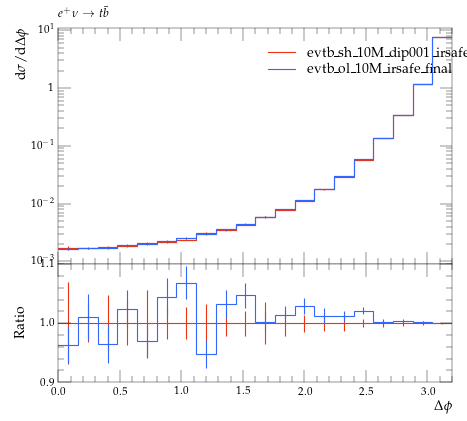

Write the Python code that produced this figure.
#! /usr/bin/env python

# This Python script was auto-generated using YODA v2.0.0.
# Analysis object: /evtb/cutEg_tjb_dphi
# Timestamp: 16-04-2024 (14:02:27)

import matplotlib as mpl
import matplotlib.pyplot as plt
mpl.use('Agg') # comment out for interactive use
import os
import numpy as np

plotDir = os.path.split(os.path.realpath(__file__))[0]
if 'YODA_USER_PLOT_PATH' in globals():
    plot_outdir = globals()['YODA_USER_PLOT_PATH']
else:
    plot_outdir = plotDir

#plot style
plt.style.use(os.path.join(plotDir, '../default.mplstyle'))
# plot metadata
figW, figH = plt.rcParams['figure.figsize']
ax_xLabel = r'$\Delta\phi$'
ax_yLabel = r'$\mathrm{d}\sigma / \mathrm{d} \Delta\phi$ '
ax_title  = r'$e^+ \nu \to t \bar b$'
ax_xScale = 'linear'
ax_yScale = 'log'
xLims = (0.0, 3.2)
yLims = (0.0009000000000000001, 11.0)

# TeX-friendly labels for the legend
labels = [ r"evtb\_sh\_10M\_dip001\_irsafe\_final", r"evtb\_ol\_10M\_irsafe\_final" ]

# Create figure and axis objects
fig, (ax, ratio0_ax) = plt.subplots(2, 1, sharex=True,
                  figsize=(figW,figH), gridspec_kw={'height_ratios': (2, 1)})
ratio0_ax.yaxis.set_major_locator(mpl.ticker.MultipleLocator(0.1))
ratio0_ax.set_ylim(0.9, 1.1)
ratio0_ax.set_ylabel('Ratio')

# LineColor map: curve index -> color
linecolors = {0: '#EE3311', 1: '#3366FF'}
# the numerical data is stored in a separate file
dataf = dict()
prefix = os.path.split(__file__)[0]
if prefix:    prefix = prefix + '/'
exec(open(prefix+'cutEg_tjb_dphi__data.py').read(), dataf)


legend_handles = [] # keep track of handles for the legend

# style options for curves
# starts at zorder>=5 to draw curve on top of legend
styles = {
  'curve0': {
    'color' : linecolors[0],
    'linestyle' : '-',
    'marker' : 'o',
    'zorder' : 5,
    'histstyle' : True,
  },
  'curve1': {
    'color' : linecolors[1],
    'linestyle' : '-',
    'marker' : 'o',
    'zorder' : 6,
    'histstyle' : True,
  },
}
# curve from input yoda files in main panel
for label in dataf['yvals'].keys():
    if all(np.isnan(v) for v in dataf['yvals'][label]):
        continue
    tmp = None
    if styles[label]['histstyle']: # draw as histogram
        tmp, = ax.plot(dataf['xedges'], dataf['yedges'][label],
                       color=styles[label]['color'],
                       linestyle=styles[label]['linestyle'],
                       drawstyle='steps-pre', solid_joinstyle='miter',
                       zorder=styles[label]['zorder'], label=label)
        ax.errorbar(dataf['xpoints'], dataf['yvals'][label], color=styles[label]['color'],
                    xerr=dataf['xerrs'], yerr=[dataf['ydowns'][label], dataf['yups'][label]],
                    linestyle='none', zorder=styles[label]['zorder'])
    else: # draw as scatter
        tmp = ax.errorbar(dataf['xpoints'], dataf['yvals'][label],
                          xerr=dataf['xerrs'],
                          yerr=[ dataf['ydowns'][label],
                          dataf['yups'][label] ],
                          fmt=styles[label]['marker'],
                          ecolor=styles[label]['color'],
                          color=styles[label]['color'], zorder=2)
        tmp[-1][0].set_linestyle(styles[label]['linestyle'])
    legend_handles += [tmp]
    for varLabel in dataf['variation_yvals'].keys():
        if varLabel.startswith(label):
            tmp, = ax.plot(dataf['xedges'], dataf['variation_yvals'][varLabel],
                           color=styles[label]['color'],
                           linestyle=styles[label]['linestyle'],
                           drawstyle='steps-pre', solid_joinstyle='miter',
                           zorder=styles[label]['zorder'], alpha=0.5)


# plots on ratio panel
# curve from input yoda files in ratio panel
for label, yvals in dataf['ratio0_yvals'].items():
    if all(np.isnan(v) for v in yvals):
        continue
    if styles[label]['histstyle']: # plot as histogram
        ratio0_ax.plot(dataf['xedges'], yvals,
                       color=styles[label]['color'],
                       linestyle=styles[label]['linestyle'],
                       drawstyle='steps-pre', zorder=1,
                       solid_joinstyle='miter')
        ratio0_ax.vlines(dataf['xpoints'],
                         dataf['ratio0_ymin'][label],
                         dataf['ratio0_ymax'][label],
                         color=styles[label]['color'], zorder=1)
    else: # plot as scatter
        tmp = ratio0_ax.errorbar(dataf['xpoints'],
                                 yvals, xerr=dataf['xerrs'],
                                 yerr=dataf['ratio0_yerrs'][label],
                                 fmt=styles[label]['marker'],
                                 ecolor=styles[label]['color'],
                                 color=styles[label]['color'])
        tmp[-1][0].set_linestyle(styles[label]['linestyle'])

    for varlabel in dataf['ratio0_variation_vals'].keys():
        if varlabel.startswith(label):
            ratio0_ax.plot(dataf['xedges'],
                            dataf['ratio0_variation_vals'][varlabel],
                            color=styles[label]['color'],
                            linestyle=styles[label]['linestyle'],
                            drawstyle='steps-pre', solid_joinstyle='miter',
                            zorder=1, alpha=0.5)

legend_pos = (0.5, 0.97)
ax.legend(legend_handles, labels, loc='upper left', bbox_to_anchor=legend_pos)

# set plot metadata as defined above
ratio0_ax.set_xlabel(ax_xLabel)
ratio0_ax.xaxis.set_label_coords(1., -.15)
ax.set_ylabel(ax_yLabel, loc='top')
ax.set_title(ax_title, loc='left')
ax.set_xscale(ax_xScale)
ax.set_yscale(ax_yScale)
ax.set_xlim(xLims)
ax.set_ylim(yLims)

# tick formatting
plt.rcParams['xtick.top'] = True
plt.rcParams['ytick.right'] = True
ax.yaxis.set_major_locator(mpl.ticker.LogLocator(base=10.0, numticks=np.inf))
ax.yaxis.set_minor_locator(mpl.ticker.LogLocator(
                           base=10.0, subs=np.arange(0.1, 1, 0.1), numticks=np.inf))
fig.align_ylabels((ax, ratio0_ax))
plt.savefig(os.path.join(plot_outdir, 'cutEg_tjb_dphi.pdf'), format='PDF')
plt.savefig(os.path.join(plot_outdir, 'cutEg_tjb_dphi.png'), format='PNG')

plt.close(fig)
